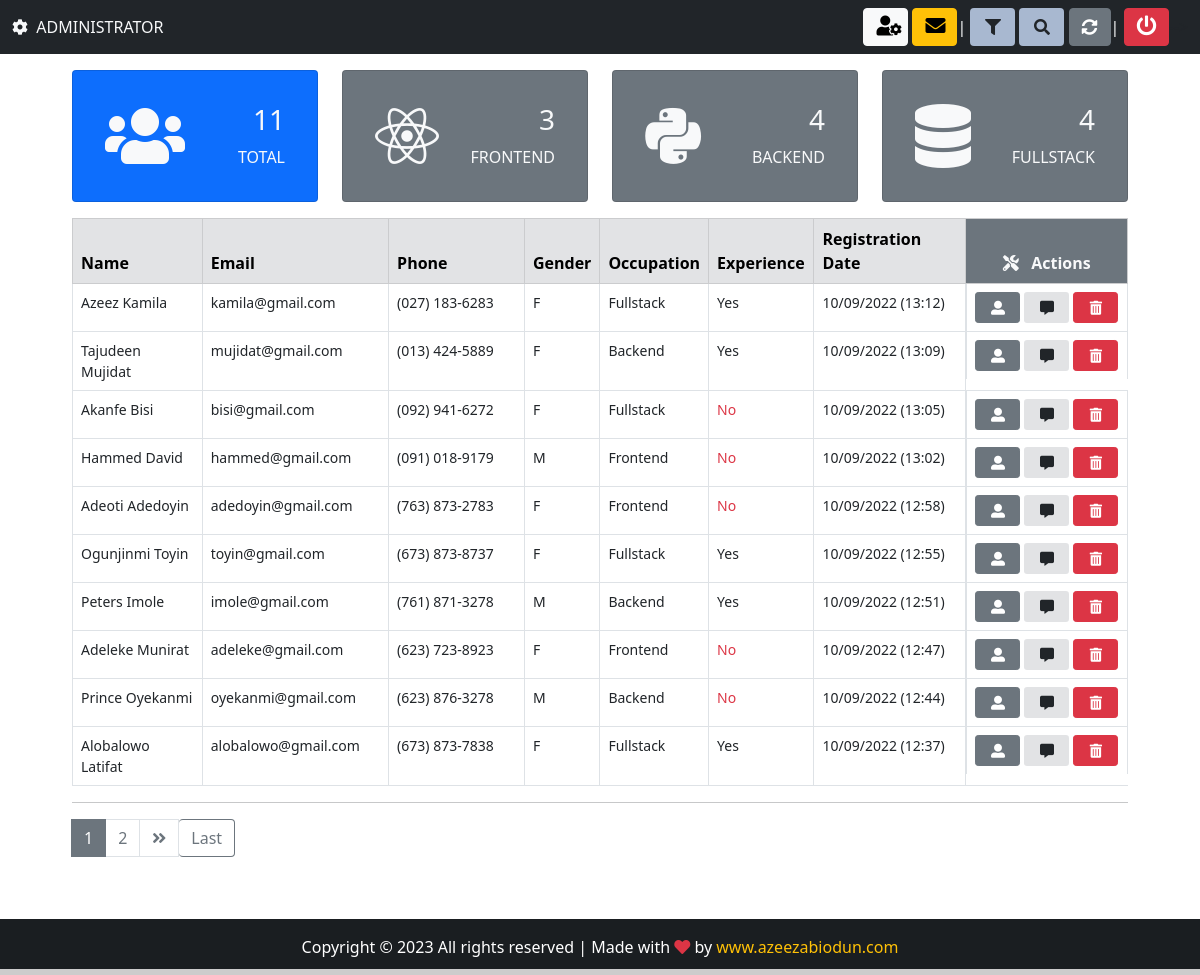
Page /candidates/ (signed in) on the earlier database version.
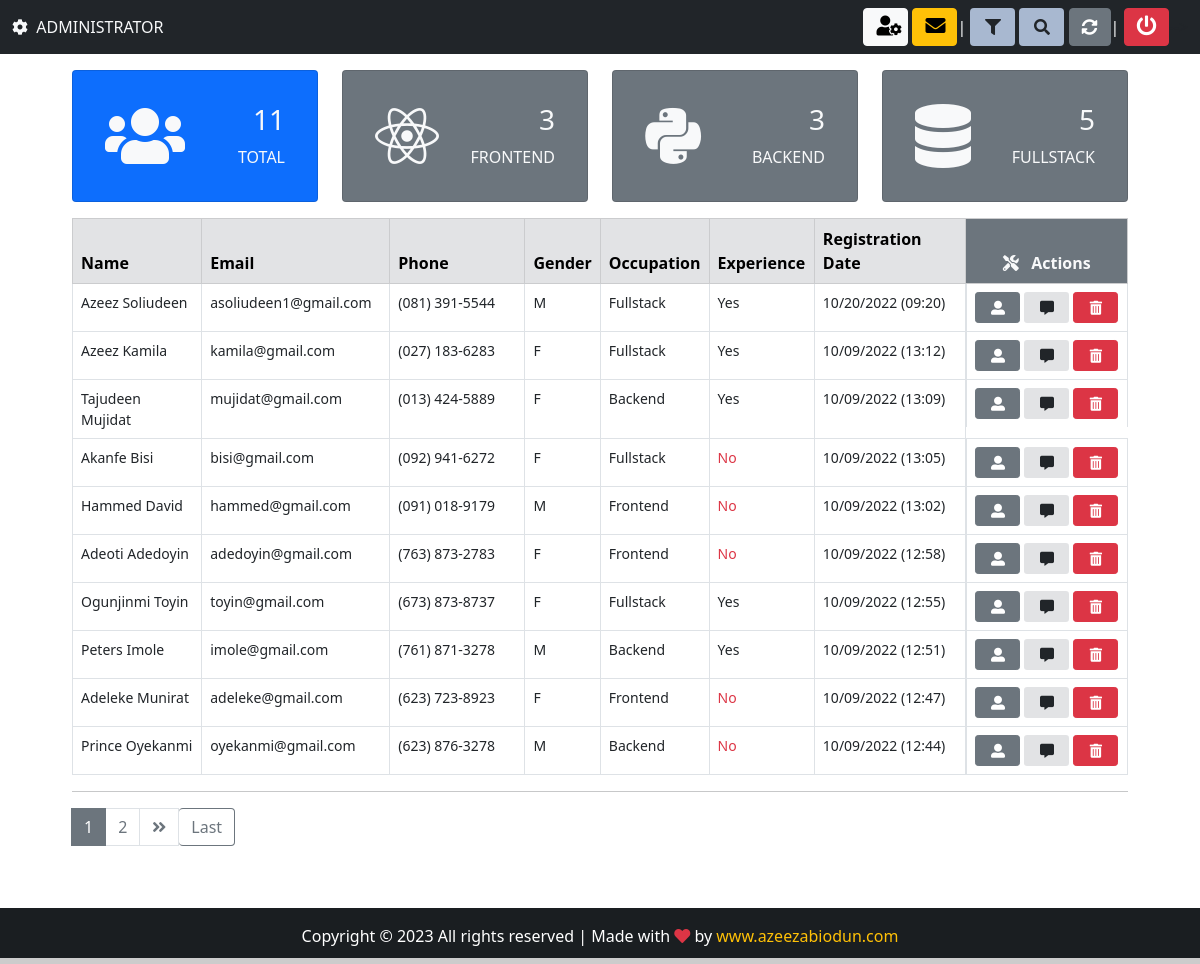
Same page on the later database version.
### app/models.py (models this page shows, shortened)
class candidate(models.Model):
    first_name = models.CharField(max_length=50)
    last_name = models.CharField(max_length=50)
    job = models.CharField(max_length=5, verbose_name='Job code')
    birth =models.DateField(auto_now=False, auto_now_add=False, verbose_name='Birthday')
    phone = models.CharField(max_length=18)
    personality = models.CharField(max_length=50, null=True, choices=PERSONALITY)
    salary = models.CharField(max_length=50, verbose_name='Salary expectation')
    gender = models.CharField(max_length=7)
    experience = models.BooleanField(null=True)
    smoker = models.CharField(max_length=10, null=True, choices=SMOKER, default="")
    email = models.EmailField(max_length=50)
    message = models.TextField(verbose_name='Presentation')
    file = models.FileField(upload_to='resume', blank=True, verbose_name='Resume')
    image = models.ImageField(upload_to='photo', blank=True, verbose_name='Photo')
    created_at = models.DateTimeField(auto_now_add=True)
    updated_at = models.DateTimeField(auto_now=True)
    Situation = models.CharField(max_length=50, null=True, choices=SITUATION, default='Pending')
    company_note = models.TextField(blank=True)
    frameworks = MultiSelectField(choices=FRAMEWORKS, default="", max_length=50)
    languages = MultiSelectField(choices=LANGUAGES, default="", max_length=50)
    databases = MultiSelectField(choices=DATABASES, default="", max_length=50)
    libraries = MultiSelectField(choices=LIBRARIES, default="", max_length=50)
    mobile = MultiSelectField(choices=MOBILE, default="", max_length=50)
    others = MultiSelectField(choices=OTHERS, default="", max_length=50)
    institution = models.CharField(max_length=50)
    course = models.CharField(max_length=50)
    started_course = models.DateField(auto_now=False, auto_now_add=False)
    finished_course = models.DateField(auto_now=False, auto_now_add=False)
    about_course = models.TextField()
    status_course = models.CharField(max_length=50, null=True, choices=STATUS_COURSE)
    company = models.CharField(max_length=50)
    position = models.CharField(max_length=50)
    started_job = models.DateField(auto_now=False, auto_now_add=False)
    finished_job = models.DateField(auto_now=False, auto_now_add=False)
    about_job = models.TextField()
    employed = models.BooleanField(null=True, verbose_name='I am employed')
    remote = models.BooleanField(null=True, verbose_name='I agree to work remotely')
    travel = models.BooleanField(null=True, verbose_name="I'm available for travel")

### app/views.py (the view, shortened to what this page needs)
# urls.py: path('candidates/', views.Candidates, name='candidates'),
@login_required(login_url='loginpage')
@cache_control(no_cache=True, must_revalidate=True, no_store=True)
def Candidates(request):
    total = candidate.objects.all().count()
    frontend = candidate.objects.filter(job='FR-22')
    backend = candidate.objects.filter(job='BA-10').count()
    fullstack = candidate.objects.filter(job='FU-15').count()
    if request.method == 'POST':
        job = request.POST.get('job')
        gender = request.POST.get('gender')
        filter =  candidate.objects.filter(Q(job=job) | Q(gender=gender))
        context = {
            'candidates': filter,
            'total': total,
            'frontend': frontend,
            'backend': backend,
            'fullstack': fullstack,
            }
        return render(request, 'app/candidates.html', context)
    else:
        all_candidates_list = candidate.objects.all().order_by('-created_at')
    paginator = Paginator(all_candidates_list, 10) #10 is number of records to display on a Page
    page = request.GET.get('page')
    all_candidates = paginator.get_page(page)
    context={
        'candidates': all_candidates,
        'total': total,
        'frontend': frontend,
        'backend': backend,
        'fullstack': fullstack,
    }
    return render(request, 'app/candidates.html', context)

### app/templates/app/candidates.html (shortened to what this page needs)
{% extends 'base.html' %}
{% block footer-color %}class="text-warning"{% endblock footer-color %}
{% block nav-content %}
<div class="collapse navbar-collapse mt-3 mt-md-3 mt-lg-0" id="navbarSupportedContent">
    <ul class="navbar-nav me-auto mb-2 mb-lg-0 align-middle">
        <li class="nav-item text-light">
            {% if request.user.is_superuser %}
                <i class="fas fa-cog f0size2"></i>&nbsp; ADMINISTRATOR
            {% else %}
                Welcome: <span class="text-warning">{{user.get_username}}</span>
            {% endif %}
        </li>
    </ul>
    {% if request.user.is_superuser %}
        <a href="{% url 'admin:app_candidate_changelist' %}" target="_blank" class="btn btn-light my-btn2" title="Control Panel">
            <i class="fas fa-user-cog f-size2"></i>
        </a>
        <a href="{% url 'admin:app_email_changelist' %}" target="_blank"  class="btn btn-warning ms-1 my-btn2" title="Admin">
            <i class="fas fa-envelope f-size2"></i>
        </a>
        <span class="text-light"> |&nbsp;</span>
    {% endif %}
    <button class="btn my-btn2" style="background-color: #a8b8d0;" title="Filter" data-bs-toggle="modal" data-bs-target="#filterModal">
        <i class="fas fa-filter"></i>
    </button>
    <button class="btn my-btn2 ms-1" style="background-color: #a8b8d0;" title="Search" data-bs-toggle="modal" data-bs-target="#searchModal">
        <i class="fas fa-search"></i>
    </button>
    <span class="text-light">&nbsp;</span>
    <a href="{% url 'candidates' %}" class="btn btn-secondary ns-1" title="Refresh">
        <i class="fas fa-sync-alt"></i>
    </a>
    <span class="text-light"> |&nbsp;</span>
    <a class="btn btn-danger my-btn2" title="Log out" data-bs-toggle="modal" data-bs-target="#logoutModal">
        <i class="fas fa-power-off f-size2"></i>
    </a>
</div>
{% endblock nav-content %}
{% block content %}
<div class="container" style="width: 90%;">
<div class="mt-3 mb-2">
    {% include 'dashboard/dashboard.html' %}
</div>
<table class="table table-bordered text.center">
    <thead class="table-secondary">
        <tr>
            <th style="width: 13%;">Name</th>
            <th style="width: 18%;">Email</th>
            <th style="width: 14%;">Phone</th>
            <th style="width: 6%;">Gender</th>
            <th style="width: 10%;">Occupation</th>
            <th style="width: 10%;">Experience</th>
            <th style="width: 15%;">Registration Date</th>
            <th  colspan='2' style="width: 14%; text-align:center;" class="bg-secondary text-light">
                <i class="fas fa-tools"></i> &nbsp; Actions</th>
        </tr>
    </thead>
    <tbody style="font-size:14px;">
        {% for candidate in candidates %}
        <tr>
            <td id="top-border" label="Name">{{candidate.first_name}} {{candidate.last_name}}</td>
            <td id="sm-border" label="Email">{{candidate.email}}</td>
            <td id="sm-border" label="Phone">{{candidate.phone}}</td>
            <td id="sm-border" label="Gender">{{candidate.gender}}</td>
            {% if candidate.job == 'FR-22' %}
            <td id="sm-border" label="Occupation">Frontend</td>
            {% elif candidate.job == 'BA-10' %}
            <td id="sm-border" label="Occupation">Backend</td>
            {% else %}
            <td id="sm-border" label="Occupation">Fullstack</td>
            {% endif %}
            {% if candidate.experience == False %}
            <td id="sm-border" label="Experience"><span class="text-danger">No</span></td>
            {% else %}
            <td id="sm-border" label="Experience">Yes</td>
            {% endif %}
            <td id="sm-border" label="Received">{{candidate.created_at| date:'m/d/Y (H:i)'}}</td>
            <td class="btn-side">
                <a href="{% url 'candidate' candidate.id %}" class="btn btn-secondary my-btn2 btn-sm" title="view candidate">
                    <i class="fas fa-user-alt"></i>
                </a>
                 <a href="{% url 'chat-candidate' candidate.id %}" class="btn btn-sm my-btn2 ms-1" title="About candidate" style='background-color: #e2e3e5;'>
                    <i class="fas fa-comment-alt"></i>
                </a>
                {% if request.user.is_superuser %}
                    <a href="" class="btn btn-danger btn-sm ms-1 my-btn2" title="Delete" data-bs-toggle="modal" data-bs-target="#deleteModal{{ candidate.id }}">
                        <i class="fas fa-trash-alt"></i>
                    </a>
                {% endif %}
            </td>
            {% empty %}
            <td colspan="8" class="text-danger text-center"><strong>No record found</strong></td>
        </tr>
        {% endfor %}
    </tbody>
</table>
<hr>
<nav>
    {% if candidates.has_other_pages %}
    <ul class="pagination">
        {% for i in candidates.paginator.page_range %}
        {% if candidates.number == i %}
        <li class="page-item active"><span class="page-link">{{ i }}</span></li>
        {% elif i > candidates.number|add:'-2' and i < candidates.number|add:'2' %}
        <li class="page-item"><a class="page-link" href="?page={{ i }}">{{ i }}</a></li>
        {% endif %}
        {% endfor %}
        {% if candidates.has_next %}
        <li class="page-item"><a class="page-link" href="?page={{ candidates.next_page_number }}"><i class="fas fa-angle-double-right"></i></a></li>
        <a href="?page={{ candidates.paginator.num_pages }}" class="btn btn-outline-secondary mb-4" style="border-radius: 1px soliid #d3d3d3; border-left: none;">Last</a>
        {% else %}
        <li class="page-item disabled"></li>
        {% endif %}
    </ul>
{% endif %}
</nav>
<br><br><br>
</div>
{% endblock content %}

### templates/base.html (shortened to what this page needs)
{% load static %}
<!DOCTYPE html>
<html lang="en">
<head>
    <link href="https://cdn.jsdelivr.net/npm/bootstrap@5.0.2/dist/css/bootstrap.min.css" rel="stylesheet">
    <link rel="stylesheet" href="https://use.fontawesome.com/releases/v5.15.4/css/all.css">
    <link href={% static "css/style.css" %} rel="stylesheet">
</head>
<body>
    <div class="wrapper">
      <header>
        <nav  class="navbar navbar-expand-lg navbar-dark {% block navbar %} bg-dark {% endblock %}">
         <div class="container-fluid">
          {% block nav-content %}{% endblock nav-content %}
        </div>
        </nav>
      </header>
      {% block content %} {% endblock content %}
    </div>
    {% block tag-footer %}
    <footer class="bg-dark text-center text-lg-start" id="footer" style="color: #fff;">
      <div class="text-center p-3" style="background-color: rgba(0, 0, 0, 0.2);">
          Copyright  &copy; {% now "Y" %} All rights reserved | Made with
          <i class="text-danger fas fa-heart"></i> by
          <a class="text-light" href="#"target="_blank" style="text-decoration: none;">
              <span {% block footer-color %}style="color: #89cff0;" {% endblock footer-color %}>www.azeezabiodun.com</span>
          </a>
      </div>
    </footer>
    {% endblock tag-footer %}
  </body>
</html>

### templates/dashboard/dashboard.html
<div class="row">
    {% include 'dashboard/dash_total.html' %}
    {% include 'dashboard/dash_frontend.html' %}
    {% include 'dashboard/dash_backend.html' %}
    {% include 'dashboard/dash_fullstack.html' %}
</div>

### templates/dashboard/dash_total.html
{% extends 'dashboard/baseDashboard.html' %}
{% block bg-dash %} bg-primary text-light{% endblock bg-dash %}
{% block icon %}<i class="fas fa-users fa-4x"></i>{% endblock icon %}
{% block value %}{{total}}{% endblock value %}
{% block dash-title %} TOTAL {% endblock dash-title %}

### templates/dashboard/baseDashboard.html
<div class="col-xl-3 col-sm-6 col-6 mb-2">
    <div class="card p-3 {% block bg-dash %}{% endblock bg-dash %}">
        <div class="card-body">
            <div class="d-flex justify-content-between">
                <div class="align-self-center">
                    {% block icon %}{% endblock icon %}
                </div>
                <div class="text-end">
                    <h3>{% block value %}{% endblock value %}</h3>
                    <p class="mb-0">{% block dash-title %}{% endblock dash-title %}</p>
                </div>
            </div>
        </div>
    </div>
</div>

### templates/dashboard/dash_frontend.html
{% extends 'dashboard/baseDashboard.html' %}
{% block bg-dash %} bg-secondary text-light{% endblock bg-dash %}
{% block icon %}<i class="fab fa-react fa-4x"></i>{% endblock icon %}
{% block value %}{{ frontend.count }}{% endblock value %}
{% block dash-title %} FRONTEND {% endblock dash-title %}

### templates/dashboard/dash_backend.html
{% extends 'dashboard/baseDashboard.html' %}
{% block bg-dash %} bg-secondary text-light{% endblock bg-dash %}
{% block icon %}<i class="fab fa-python fa-4x"></i>{% endblock icon %}
{% block value %}{{backend}}{% endblock value %}
{% block dash-title %} BACKEND {% endblock dash-title %}

### templates/dashboard/dash_fullstack.html
{% extends 'dashboard/baseDashboard.html' %}
{% block bg-dash %} bg-secondary text-light{% endblock bg-dash %}
{% block icon %}<i class="fas fa-database fa-4x"></i>{% endblock icon %}
{% block value %}{{fullstack}}{% endblock value %}
{% block dash-title %} FULLSTACK {% endblock dash-title %}

### templates/modals/note.html (shortened to what this page needs)
{% extends 'modals/baseModal.html' %}

### templates/modals/delete.html (shortened to what this page needs)
{% extends 'modals/baseModal.html' %}

### templates/modals/email.html (shortened to what this page needs)
{% extends 'modals/baseModal.html' %}

### templates/modals/filter.html (shortened to what this page needs)
{% extends 'modals/baseModal.html' %}

### templates/modals/search.html (shortened to what this page needs)
{% extends 'modals/baseModal.html' %}

### templates/modals/logout.html (shortened to what this page needs)
{% extends 'modals/baseModal.html' %}

### static/css/style.css (style rules this page uses)
html, body { scroll-behavior: smooth; height: 100%; margin: 0; max-width: 100%; }
.wrapper { min-height: 100%; margin-bottom: -50px; scroll-behavior: smooth; }
#footer, .push { height: 50px; }
.my-btn2 { width: 45px; }
.f-size2 { font-size: 20px; }
a { text-decoration: none !important; }
.btn-side { display: -webkit-flex; display: flex; flex-wrap: nowrap; }
.page-item.active .page-link { columns: #fff; background-color: #6c757d; border: 1px solid #6c757d; }
.pagination > li > a { background-color: #fff; color: #6c757d; }

Differences in the rows shown:
no longer on this page (row unchanged): candidate: first_name "Alobalowo", last_name "Latifat", email "alobalowo@gmail.com", phone "(673) 873-7838", gender "F", job "Fullstack", experience "Yes", created_at "10/09/2022 (12:37)"
added candidate: first_name "Azeez", last_name "Soliudeen", email "asoliudeen1@gmail.com", phone "(081) 391-5544", gender "M", job "Fullstack", experience "Yes", created_at "10/20/2022 (09:20)"
Other differences:
{{ backend }}: "4" → "3"
{{ fullstack }}: "4" → "5"
